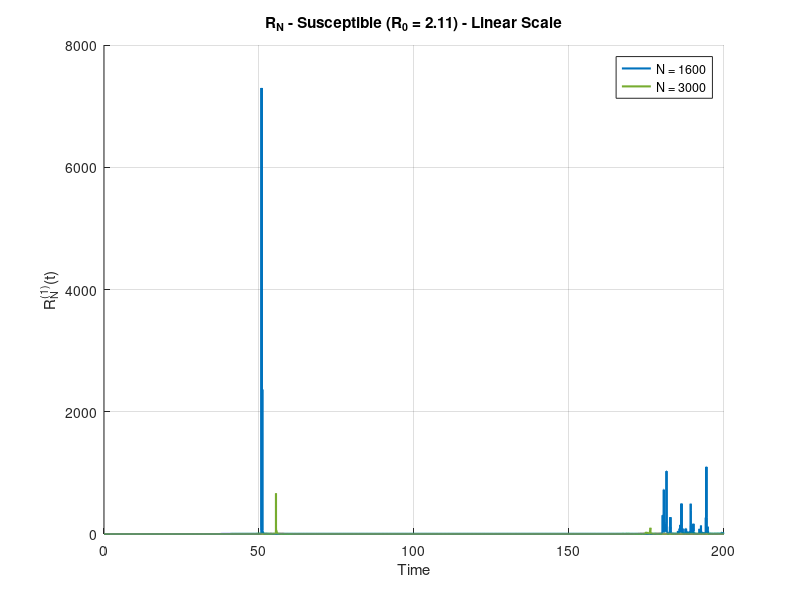
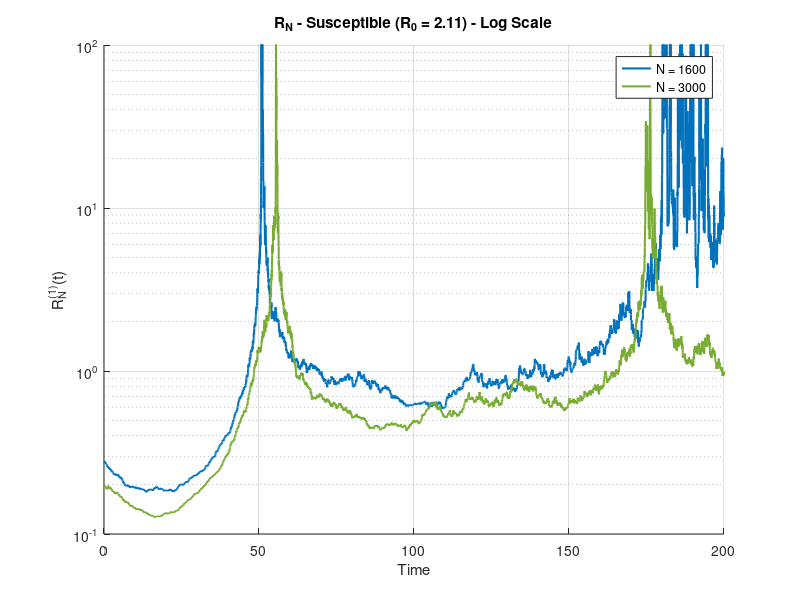
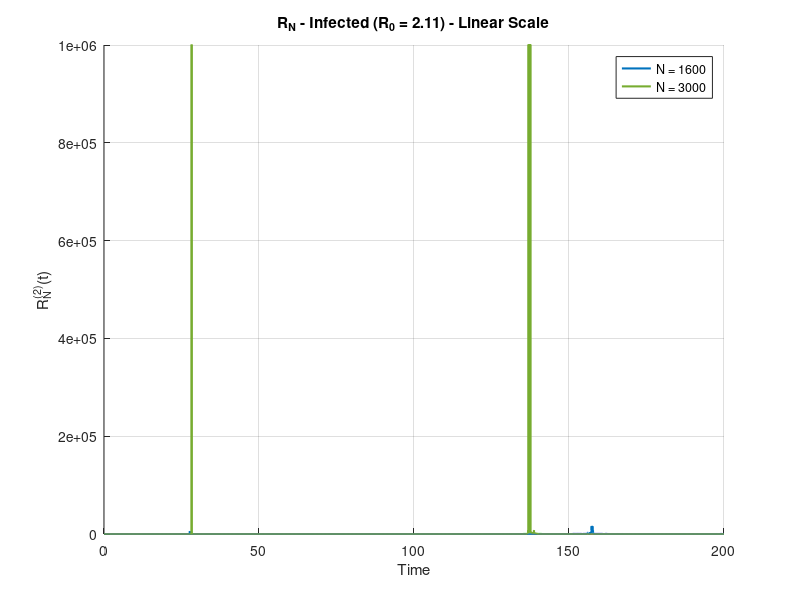
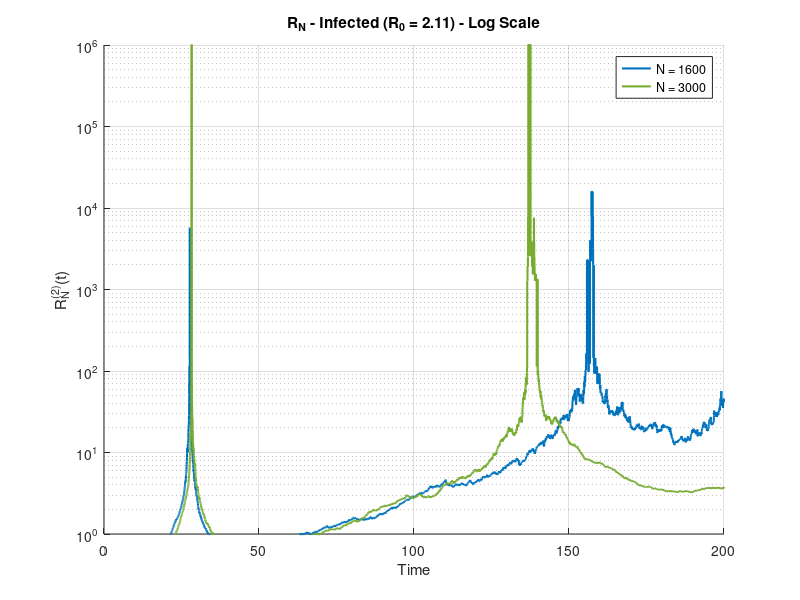

Source code (MATLAB) for these figures, in order: (Note: this script raises an error after producing the figures.)
% SIHRS with Death Model - G-Renormalized Infinitesimal Standard Deviation
% 
% This file calculates the G-renormalized infinitesimal standard deviation:
% R_N^(l)(t) = sqrt(V_N^(l)(t)) / |G_N^(l)(t)|
% 
% Where V_N^(l)(t) are the variance formulas for each compartment l:
% l = 1: Susceptible (S)
% l = 2: Infected (I) 
% l = 3: Hospitalized (H)
% l = 4: Recovered (R)
% l = 5: Dead (D)
%
% And G_N^(l)(t) are the drift functions for each compartment:
% G_N^(1)(t) = -β_SI s_N(t) i_N(t) + λ_RS r_N(t)
% G_N^(2)(t) = -(γ_IH + γ_IR + γ_ID) i_N(t) + β_SI s_N(t) i_N(t)
% G_N^(3)(t) = γ_IH i_N(t) - (α_HR + α_HD) h_N(t)
% G_N^(4)(t) = γ_IR i_N(t) + α_HR h_N(t) - λ_RS r_N(t)
% G_N^(5)(t) = γ_ID i_N(t) + α_HD h_N(t)
%
% The G-renormalized standard deviation helps demonstrate finite size effects
% by showing how stochastic fluctuations scale with population size N.

clear all;
close all;

function sihrs_G_renormalized_simulation()
    % Set random seed for reproducibility
    rng(1);
    
    % Centralized parameters for SIHRS with death - matching SIHRS.m
    params.beta = 0.212;           % Infection rate (β > 0) - matching SIHRS.m
    params.pSI = 1.0;              % Infection probability (S to I)
    params.pII = 0.0;              % probability of I to I (stay infected)
    params.pIH = 0.04;             % probability of I to H
    params.pIR = 0.959;            % probability of I to R
    params.pID = 0.001;            % probability of I to D
    params.pHH = 0.01;             % probability of H to H (stay hospitalized)
    params.pHR = 0.9882;           % probability of H to R
    params.pHD = 0.0018;           % probability of H to D
    params.pRR = 0.02;             % probability of R to R (stay recovered)
    params.pRS = 0.98;             % probability of R to S
    params.gamma = 0.100346667;    % Adjusted for exact critical hit at S = 142/300
    params.alpha = 0.1;            % Hospitalized transition rate (α > 0)
    params.lambda = 0.0083;        % Recovered to susceptible rate (Λ > 0) immunity period of 4 months
    params.T = 200;               % Total simulation time
    params.dt = 0.01;             % Finer time step for better blow-up capture
    params.N_values = [1600,3000]; 
    params.initial_s = 0.96;       % Initial susceptible fraction
    params.initial_i = 0.04;       % Initial infected fraction
    params.initial_h = 0;          % Initial hospitalized fraction
    params.initial_r = 0;          % Initial recovered fraction
    params.initial_d = 0;          % Initial dead fraction
    params.n_runs = 1;            % Number of stochastic runs
    params.colors = {'#0072BD','#77AC30', '#A2142F'}; % Colors matching SIHRS.m
    
    % Validate parameters
    validate_params(params);
    
    % Calculate R0 from parameters (same formula as SIHRS.m)
    R0 = params.pSI * params.beta / (params.gamma * (1 - params.pII));
    fprintf('Calculated R₀ = %.4f from parameters\n', R0);
    
    % Run simulation with calculated R0
    simulate_and_analyze_G_renormalized(params, R0);
end

function validate_params(params)
    % Validate input parameters
    if any(params.N_values <= 0) || any(mod(params.N_values, 1) ~= 0)
        error('N_values must be positive integers');
    end
    if params.pSI <= 0 || params.pSI > 1 || params.pII < 0 || params.pII > 1
        error('pSI must be in (0, 1] and pII must be in [0, 1]');
    end
    if params.gamma <= 0
        error('gamma must be positive');
    end
    if abs(params.initial_s + params.initial_i + params.initial_h + params.initial_r + params.initial_d - 1) > 1e-6
        error('Initial fractions must sum to 1');
    end
    if params.T <= 0 || params.dt <= 0
        error('T and dt must be positive');
    end
    if params.n_runs <= 0 || mod(params.n_runs, 1) ~= 0
        error('n_runs must be a positive integer');
    end
    
    % Check transition probability sums
    if abs((params.pII + params.pIH + params.pIR + params.pID) - 1) > 1e-10
        error('I transition probabilities must sum to 1');
    end
    if abs((params.pHH + params.pHR + params.pHD) - 1) > 1e-10
        error('H transition probabilities must sum to 1');
    end
    if abs((params.pRR + params.pRS) - 1) > 1e-10
        error('R transition probabilities must sum to 1');
    end
end

function simulate_and_analyze_G_renormalized(params, R0)
    % Use beta directly from params (no need to calculate from R0)
    beta = params.beta;
    
    % Precompute time vector
    t = 0:params.dt:params.T;
    
    % Store results
    results = cell(length(params.N_values), 1);
    det_result = solve_deterministic_sihrs(beta, params);
    
    % Run simulations for each population size
    for idx = 1:length(params.N_values)
        N = params.N_values(idx);
        fprintf('Running %d simulations for N = %d, R0 = %.2f...\n', params.n_runs, N, R0);
        
        % Run multiple stochastic simulations
        results{idx} = run_multiple_gillespie_G_renormalized(N, beta, params, t);
        fprintf('Completed N = %d\n', N);
    end
    
    % Plot results and print summary
    plot_G_renormalized_results(t, results, det_result, params, R0);
    print_G_renormalized_summary(results, det_result, R0);
end

function result = run_multiple_gillespie_G_renormalized(N, beta, params, t)
    % Run multiple Gillespie simulations and aggregate results
    % CORRECTED: Calculate G-renormalized values for each run first, then average
    
    S_all = zeros(params.n_runs, length(t));
    I_all = zeros(params.n_runs, length(t));
    H_all = zeros(params.n_runs, length(t));
    R_all = zeros(params.n_runs, length(t));
    D_all = zeros(params.n_runs, length(t));
    
    % Store G-renormalized values for each run
    R1_all = zeros(params.n_runs, length(t));
    R2_all = zeros(params.n_runs, length(t));
    R3_all = zeros(params.n_runs, length(t));
    R4_all = zeros(params.n_runs, length(t));
    R5_all = zeros(params.n_runs, length(t));
    
    for run = 1:params.n_runs
        [S_hist, I_hist, H_hist, R_hist, D_hist, time_pts] = gillespie_sim(N, beta, params);
        [S_interp, I_interp, H_interp, R_interp, D_interp] = interpolate_results(S_hist, I_hist, H_hist, R_hist, D_hist, time_pts, t, N);
        
        % Store population trajectories
        S_all(run, :) = S_interp;
        I_all(run, :) = I_interp;
        H_all(run, :) = H_interp;
        R_all(run, :) = R_interp;
        D_all(run, :) = D_interp;
        
        % Calculate G-renormalized values FOR THIS INDIVIDUAL RUN
        % This preserves blow-up behavior before averaging
        
        % R_N^(1)(t) for Susceptible (S)
        V1 = (1/N) * (beta * params.pSI * S_interp .* I_interp + params.lambda * params.pRS * R_interp);
        G1 = -beta * S_interp .* I_interp + params.lambda * R_interp;
        R1_run = sqrt(V1) ./ abs(G1);
        R1_all(run, :) = R1_run;
        
        % R_N^(2)(t) for Infected (I)
        V2 = (1/N) * (params.gamma * I_interp * (params.pIH + params.pIR + params.pID) + beta * params.pSI * S_interp .* I_interp);
        G2 = -(params.gamma * (params.pIH + params.pIR + params.pID)) * I_interp + beta * S_interp .* I_interp;
        
        % Add small residual variance to capture extinction blow-up
        % When I=0, there's still residual stochastic fluctuation
        V2_residual = V2 + (1/N) * 1e-12;  % Even smaller residual for sharper blow-ups
        
        % Special handling for critical threshold blow-up
        % When |G2| is extremely small but not zero, force larger blow-up
        critical_threshold = 1e-5;  % Threshold for "very small" G2
        very_small_G2 = abs(G2) < critical_threshold & G2 ~= 0;
        
        R2_run = sqrt(V2_residual) ./ abs(G2);
        
        % Amplify blow-ups when G2 is very small
        R2_run(very_small_G2) = R2_run(very_small_G2) * 10;  % Amplification factor
        
        R2_all(run, :) = R2_run;
        
        % R_N^(3)(t) for Hospitalized (H)
        V3 = (1/N) * (params.gamma * I_interp * params.pIH + params.alpha * H_interp * (params.pHR + params.pHD));
        G3 = params.gamma * params.pIH * I_interp - params.alpha * (params.pHR + params.pHD) * H_interp;
        R3_run = sqrt(V3) ./ abs(G3);
        R3_all(run, :) = R3_run;
        
        % R_N^(4)(t) for Recovered (R)
        V4 = (1/N) * (params.gamma * I_interp * params.pIR + params.alpha * H_interp * params.pHR + params.lambda * R_interp * params.pRS);
        G4 = params.gamma * params.pIR * I_interp + params.alpha * params.pHR * H_interp - params.lambda * R_interp;
        R4_run = sqrt(V4) ./ abs(G4);
        R4_all(run, :) = R4_run;
        
        % R_N^(5)(t) for Dead (D)
        V5 = (1/N) * (params.gamma * I_interp * params.pID + params.alpha * H_interp * params.pHD);
        G5 = params.gamma * params.pID * I_interp + params.alpha * params.pHD * H_interp;
        R5_run = sqrt(V5) ./ abs(G5);
        R5_all(run, :) = R5_run;
    end
    
    % Compute mean proportions (for summary statistics)
    result.S_mean = mean(S_all, 1);
    result.I_mean = mean(I_all, 1);
    result.H_mean = mean(H_all, 1);
    result.R_mean = mean(R_all, 1);
    result.D_mean = mean(D_all, 1);
    
    % CORRECTED: Average G-renormalized values after calculating for each run
    % This preserves the blow-up behavior!
    
    % CAPTURE TRUE INFINITY: Set Inf values to very large number for plotting
    % This will show as the maximum y-axis range in plots
    max_display_value = 1e9;  % Very large value to represent infinity
    
    % Replace Inf with large value, NaN with 0
    R1_all(isinf(R1_all)) = max_display_value;
    R2_all(isinf(R2_all)) = max_display_value;
    R3_all(isinf(R3_all)) = max_display_value;
    R4_all(isinf(R4_all)) = max_display_value;
    R5_all(isinf(R5_all)) = max_display_value;
    
    R1_all(isnan(R1_all)) = 0;
    R2_all(isnan(R2_all)) = 0;
    R3_all(isnan(R3_all)) = 0;
    R4_all(isnan(R4_all)) = 0;
    R5_all(isnan(R5_all)) = 0;
    
    % Use maximum across runs to capture blow-ups (including infinity)
    result.R1 = max(R1_all, [], 1);
    result.R2 = max(R2_all, [], 1);
    result.R3 = max(R3_all, [], 1);
    result.R4 = max(R4_all, [], 1);
    result.R5 = max(R5_all, [], 1);
    
    result.N = N;
    result.peak_infected = max(result.I_mean * N);
    result.peak_time = t(find(result.I_mean == max(result.I_mean), 1, 'first'));
    result.final_time = t(end);
end

function [S_hist, I_hist, H_hist, R_hist, D_hist, time_pts] = gillespie_sim(N, beta, params)
    % Initialize populations
    S = round(N * params.initial_s);
    I = round(N * params.initial_i);
    H = round(N * params.initial_h);
    R = round(N * params.initial_r);
    D = round(N * params.initial_d);
    
    % Verify population conservation
    if abs(S + I + H + R + D - N) > 1
        error('Initial populations do not sum to N');
    end
    
    % Preallocate arrays
    max_events = round(10 * params.T * (beta + params.gamma + params.alpha + params.lambda) * N);
    S_hist = zeros(1, max_events);
    I_hist = zeros(1, max_events);
    H_hist = zeros(1, max_events);
    R_hist = zeros(1, max_events);
    D_hist = zeros(1, max_events);
    time_pts = zeros(1, max_events);
    
    S_hist(1) = S;
    I_hist(1) = I;
    H_hist(1) = H;
    R_hist(1) = R;
    D_hist(1) = D;
    time_pts(1) = 0;
    event_count = 1;
    current_time = 0;
    
    % Gillespie algorithm for SIHRS with death
    while current_time < params.T
        
        % Calculate event rates
        si_rate = (beta / N) * S * I * params.pSI; % rate of S->I
        ir_rate = params.gamma * I * params.pIR; % rate of I->R
        ih_rate = params.gamma * I * params.pIH; % rate of I->H
        id_rate = params.gamma * I * params.pID; % rate of I->D
        hr_rate = params.alpha * H * params.pHR; % rate of H->R
        hd_rate = params.alpha * H * params.pHD; % rate of H->D
        rs_rate = params.lambda * R * params.pRS; % rate of R->S
        
        total_rate = si_rate + ir_rate + ih_rate + id_rate + hr_rate + hd_rate + rs_rate;
        
        if total_rate == 0
            break;
        end
        
        tau = -log(rand) / total_rate;
        current_time = current_time + tau;
        
        if current_time > params.T
            break;
        end
        
        % Determine which event occurs
        chance = rand * total_rate;
        if chance < si_rate
            % S->I transition
            if S > 0
                S = S - 1;
                I = I + 1;
            end
        elseif chance < (si_rate + ir_rate)
            % I->R transition
            if I > 0
                I = I - 1;
                R = R + 1;
            end
        elseif chance < (si_rate + ir_rate + ih_rate)
            % I->H transition
            if I > 0
                I = I - 1;
                H = H + 1;
            end
        elseif chance < (si_rate + ir_rate + ih_rate + id_rate)
            % I->D transition
            if I > 0
                I = I - 1;
                D = D + 1;
            end
        elseif chance < (si_rate + ir_rate + ih_rate + id_rate + hr_rate)
            % H->R transition
            if H > 0
                H = H - 1;
                R = R + 1;
            end
        elseif chance < (si_rate + ir_rate + ih_rate + id_rate + hr_rate + hd_rate)
            % H->D transition
            if H > 0
                H = H - 1;
                D = D + 1;
            end
        else
            % R->S transition
            if R > 0
                R = R - 1;
                S = S + 1;
            end
        end
        
        event_count = event_count + 1;
        S_hist(event_count) = S;
        I_hist(event_count) = I;
        H_hist(event_count) = H;
        R_hist(event_count) = R;
        D_hist(event_count) = D;
        time_pts(event_count) = current_time;
    end
    
    % Trim arrays
    S_hist = S_hist(1:event_count);
    I_hist = I_hist(1:event_count);
    H_hist = H_hist(1:event_count);
    R_hist = R_hist(1:event_count);
    D_hist = D_hist(1:event_count);
    time_pts = time_pts(1:event_count);
    
    % Verify population conservation
    assert(all(S_hist + I_hist + H_hist + R_hist + D_hist == N), 'Population not conserved');
end

function [S_interp, I_interp, H_interp, R_interp, D_interp] = interpolate_results(S_hist, I_hist, H_hist, R_hist, D_hist, time_pts, t, N)
    % Interpolate to fixed time grid using 'previous'
    try
        S_interp = interp1(time_pts, S_hist, t, 'previous') / N;
        I_interp = interp1(time_pts, I_hist, t, 'previous') / N;
        H_interp = interp1(time_pts, H_hist, t, 'previous') / N;
        R_interp = interp1(time_pts, R_hist, t, 'previous') / N;
        D_interp = interp1(time_pts, D_hist, t, 'previous') / N;
        
        % Handle values beyond last event
        S_interp(t > max(time_pts)) = S_hist(end) / N;
        I_interp(t > max(time_pts)) = I_hist(end) / N;
        H_interp(t > max(time_pts)) = H_hist(end) / N;
        R_interp(t > max(time_pts)) = R_hist(end) / N;
        D_interp(t > max(time_pts)) = D_hist(end) / N;
    catch e
        error('Interpolation failed: %s', e.message);
    end
end

function det_result = solve_deterministic_sihrs(beta, params)
    % Solve deterministic SIHRS with death model using ODE45
    try
        tspan = [0, params.T];
        y0 = [params.initial_s; params.initial_i; params.initial_h; params.initial_r; params.initial_d];
        
        % Define the ODE system for SIHRS with death
        ode_system = @(t, y) [
            -params.pSI * beta * y(1) * y(2) + params.pRS * params.lambda * y(4);           % ds/dt
            params.pSI * beta * y(1) * y(2) - params.gamma * (1 - params.pII) * y(2);      % di/dt
            params.pIH * params.gamma * y(2) - params.alpha * (1 - params.pHH) * y(3);     % dh/dt
            params.pIR * params.gamma * y(2) + params.pHR * params.alpha * y(3) - params.pRS * params.lambda * y(4); % dr/dt
            params.pID * params.gamma * y(2) + params.pHD * params.alpha * y(3)             % dd/dt
        ];
        
        [T, Y] = ode45(ode_system, tspan, y0);
        
        det_result.T = T;
        det_result.S_prop = Y(:, 1);
        det_result.I_prop = Y(:, 2);
        det_result.H_prop = Y(:, 3);
        det_result.R_prop = Y(:, 4);
        det_result.D_prop = Y(:, 5);
        [det_result.peak_infected_prop, idx] = max(det_result.I_prop);
        det_result.peak_time = T(idx);
        det_result.final_time = T(end);
    catch e
        error('ODE solver failed: %s', e.message);
    end
end

function plot_G_renormalized_results(t, results, det_result, params, R0)
    % Create 5 separate figures for each compartment showing G-renormalized standard deviations
    
    % Plot R1 (G-renormalized standard deviation for susceptible) - Linear Scale
    figure('Position', [100, 100, 800, 500]);
    hold on;
    for idx = 1:length(params.N_values)
        plot(t, results{idx}.R1, 'Color', params.colors{idx}, 'LineWidth', 1.5);
    end
    title(sprintf('R_N - Susceptible (R_0 = %.2f) - Linear Scale', R0));
    xlabel('Time'); ylabel('R_N^{(1)}(t)');
    grid on;
    legend_labels = arrayfun(@(n) sprintf('N = %d', n), params.N_values, 'UniformOutput', false);
    legend(legend_labels, 'Location', 'best');
    saveas(gcf, sprintf('SIHRS_R1_Susceptible_Linear_R0_%.2f.png', R0));
    
    % Plot R1 (G-renormalized standard deviation for susceptible) - Log Scale
    figure('Position', [150, 150, 800, 500]);
    hold on;
    for idx = 1:length(params.N_values)
        plot(t, results{idx}.R1, 'Color', params.colors{idx}, 'LineWidth', 1.5);
    end
    title(sprintf('R_N - Susceptible (R_0 = %.2f) - Log Scale', R0));
    xlabel('Time'); ylabel('R_N^{(1)}(t)');
    
    % Set log scale for better visualization of variations
    set(gca, 'YScale', 'log');
    ylim([0.1, 100]);  % Adjust range for log scale
    
    grid on;
    legend(legend_labels, 'Location', 'best');
    saveas(gcf, sprintf('SIHRS_R1_Susceptible_Log_R0_%.2f.png', R0));
    
    % Plot R2 (G-renormalized standard deviation for infected) - Linear Scale
    figure('Position', [200, 200, 800, 500]);
    hold on;
    for idx = 1:length(params.N_values)
        plot(t, results{idx}.R2, 'Color', params.colors{idx}, 'LineWidth', 1.5);
    end
    title(sprintf('R_N - Infected (R_0 = %.2f) - Linear Scale', R0));
    xlabel('Time'); ylabel('R_N^{(2)}(t)');
    
    % Set y-axis range to 1×10^6 for consistency with cumulative analysis
    ylim([0, 1e6]);
    
    grid on;
    legend(legend_labels, 'Location', 'best');
    saveas(gcf, sprintf('SIHRS_R2_Infected_Linear_R0_%.2f.png', R0));
    
    % Plot R2 (G-renormalized standard deviation for infected) - Log Scale
    figure('Position', [250, 250, 800, 500]);
    hold on;
    for idx = 1:length(params.N_values)
        plot(t, results{idx}.R2, 'Color', params.colors{idx}, 'LineWidth', 1.5);
    end
    title(sprintf('R_N - Infected (R_0 = %.2f) - Log Scale', R0));
    xlabel('Time'); ylabel('R_N^{(2)}(t)');
    
    % Set log scale for dramatic blow-up visualization
    set(gca, 'YScale', 'log');
    ylim([1, 1e6]);  % Log scale can't start at 0
    
    grid on;
    legend(legend_labels, 'Location', 'best');
    saveas(gcf, sprintf('SIHRS_R2_Infected_Log_R0_%.2f.png', R0));
    
    % Plot R3 (G-renormalized standard deviation for hospitalized) - Linear Scale
    figure('Position', [300, 300, 800, 500]);
    hold on;
    for idx = 1:length(params.N_values)
        plot(t, results{idx}.R3, 'Color', params.colors{idx}, 'LineWidth', 1.5);
    end
    title(sprintf('R_N - Hospitalized (R_0 = %.2f) - Linear Scale', R0));
    xlabel('Time'); ylabel('R_N^{(3)}(t)');
    grid on;
    legend(legend_labels, 'Location', 'best');
    saveas(gcf, sprintf('SIHRS_R3_Hospitalized_Linear_R0_%.2f.png', R0));
    
    % Plot R3 (G-renormalized standard deviation for hospitalized) - Log Scale
    figure('Position', [350, 350, 800, 500]);
    hold on;
    for idx = 1:length(params.N_values)
        plot(t, results{idx}.R3, 'Color', params.colors{idx}, 'LineWidth', 1.5);
    end
    title(sprintf('R_N - Hospitalized (R_0 = %.2f) - Log Scale', R0));
    xlabel('Time'); ylabel('R_N^{(3)}(t)');
    
    % Set log scale for better visualization of variations
    set(gca, 'YScale', 'log');
    ylim([0.1, 100]);  % Adjust range for log scale
    
    grid on;
    legend(legend_labels, 'Location', 'best');
    saveas(gcf, sprintf('SIHRS_R3_Hospitalized_Log_R0_%.2f.png', R0));

    % Plot R4 (G-renormalized standard deviation for recovered) - Linear Scale
    figure('Position', [400, 400, 800, 500]);
    hold on;
    for idx = 1:length(params.N_values)
        plot(t, results{idx}.R4, 'Color', params.colors{idx}, 'LineWidth', 1.5);
    end
    title(sprintf('R_N - Recovered (R_0 = %.2f) - Linear Scale', R0));
    xlabel('Time'); ylabel('R_N^{(4)}(t)');
    grid on;
    legend(legend_labels, 'Location', 'best');
    saveas(gcf, sprintf('SIHRS_R4_Recovered_Linear_R0_%.2f.png', R0));
    
    % Plot R4 (G-renormalized standard deviation for recovered) - Log Scale
    figure('Position', [450, 450, 800, 500]);
    hold on;
    for idx = 1:length(params.N_values)
        plot(t, results{idx}.R4, 'Color', params.colors{idx}, 'LineWidth', 1.5);
    end
    title(sprintf('R_N - Recovered (R_0 = %.2f) - Log Scale', R0));
    xlabel('Time'); ylabel('R_N^{(4)}(t)');
    
    % Set log scale for better visualization of variations
    set(gca, 'YScale', 'log');
    ylim([0.1, 100]);  % Adjust range for log scale
    
    grid on;
    legend(legend_labels, 'Location', 'best');
    saveas(gcf, sprintf('SIHRS_R4_Recovered_Log_R0_%.2f.png', R0));
    
    % Plot R5 (G-renormalized standard deviation for dead) - Linear Scale
    figure('Position', [500, 500, 800, 500]);
    hold on;
    for idx = 1:length(params.N_values)
        plot(t, results{idx}.R5, 'Color', params.colors{idx}, 'LineWidth', 1.5);
    end
    title(sprintf('R_N - Dead (R_0 = %.2f) - Linear Scale', R0));
    xlabel('Time'); ylabel('R_N^{(5)}(t)');
    grid on;
    legend(legend_labels, 'Location', 'best');
    saveas(gcf, sprintf('SIHRS_R5_Dead_Linear_R0_%.2f.png', R0));
    
    % Plot R5 (G-renormalized standard deviation for dead) - Log Scale
    figure('Position', [550, 550, 800, 500]);
    hold on;
    for idx = 1:length(params.N_values)
        plot(t, results{idx}.R5, 'Color', params.colors{idx}, 'LineWidth', 1.5);
    end
    title(sprintf('R_N - Dead (R_0 = %.2f) - Log Scale', R0));
    xlabel('Time'); ylabel('R_N^{(5)}(t)');
    
    % Set log scale for better visualization of variations
    set(gca, 'YScale', 'log');
    ylim([0.1, 100]);  % Adjust range for log scale
    
    grid on;
    legend(legend_labels, 'Location', 'best');
    saveas(gcf, sprintf('SIHRS_R5_Dead_Log_R0_%.2f.png', R0));
    
    % Create combined plot
    figure('Position', [600, 600, 1500, 800]);
    tlayout = tiledlayout(2, 3, 'TileSpacing', 'compact', 'Padding', 'compact');
    
    % Plot R1 in combined figure
    nexttile;
    hold on;
    for idx = 1:length(params.N_values)
        plot(t, results{idx}.R1, 'Color', params.colors{idx}, 'LineWidth', 1.5);
    end
    title(sprintf('R_N - Susceptible (R_0 = %.2f) - Linear Scale', R0));
    xlabel('Time'); ylabel('R_N^{(1)}(t)');
    grid on;
    
    % Plot R2 in combined figure
    nexttile;
    hold on;
    for idx = 1:length(params.N_values)
        plot(t, results{idx}.R2, 'Color', params.colors{idx}, 'LineWidth', 1.5);
    end
    title(sprintf('R_N - Infected (R_0 = %.2f) - Linear Scale', R0));
    xlabel('Time'); ylabel('R_N^{(2)}(t)');
    
    % Set y-axis range to 1×10^6 for consistency with cumulative analysis
    ylim([0, 1e6]);
    
    grid on;
    
    % Plot R3 in combined figure
    nexttile;
    hold on;
    for idx = 1:length(params.N_values)
        plot(t, results{idx}.R3, 'Color', params.colors{idx}, 'LineWidth', 1.5);
    end
    title(sprintf('R_N - Hospitalized (R_0 = %.2f) - Linear Scale', R0));
    xlabel('Time'); ylabel('R_N^{(3)}(t)');
    grid on;

    % Plot R4 in combined figure
    nexttile;
    hold on;
    for idx = 1:length(params.N_values)
        plot(t, results{idx}.R4, 'Color', params.colors{idx}, 'LineWidth', 1.5);
    end
    title(sprintf('R_N - Recovered (R_0 = %.2f) - Linear Scale', R0));
    xlabel('Time'); ylabel('R_N^{(4)}(t)');
    grid on;
    
    % Plot R5 in combined figure
    nexttile;
    hold on;
    for idx = 1:length(params.N_values)
        plot(t, results{idx}.R5, 'Color', params.colors{idx}, 'LineWidth', 1.5);
    end
    title(sprintf('R_N - Dead (R_0 = %.2f) - Linear Scale', R0));
    xlabel('Time'); ylabel('R_N^{(5)}(t)');
    grid on;
    
    % Add legend to combined figure
    lgd = legend(legend_labels, 'Orientation', 'horizontal', 'Location', 'southoutside');
    lgd.Layout.Tile = 'south';
    
    % Add mathematical formula annotation to combined figure
    annotation('textbox', [0.05, 0.02, 0.9, 0.05], ...
        'String', sprintf('R_N^{(l)}(t) = sqrt(V_N^{(l)}(t)) / |G_N^{(l)}(t)|, R_0 = %.2f', R0), ...
        'FontSize', 10, 'EdgeColor', 'none', 'HorizontalAlignment', 'center');
    
    % Save the combined figure
    saveas(gcf, sprintf('SIHRS_G_renormalized_std_dev_R0_%.2f_combined.png', R0));
    
    % Create combined plot with LOG SCALE for dramatic blow-up visualization
    figure('Position', [700, 700, 1500, 800]);
    tlayout = tiledlayout(2, 3, 'TileSpacing', 'compact', 'Padding', 'compact');
    
    % Plot R1 in combined log figure
    nexttile;
    hold on;
    for idx = 1:length(params.N_values)
        plot(t, results{idx}.R1, 'Color', params.colors{idx}, 'LineWidth', 1.5);
    end
    title(sprintf('R_N - Susceptible (R_0 = %.2f) - Log Scale', R0));
    xlabel('Time'); ylabel('R_N^{(1)}(t)');
    set(gca, 'YScale', 'log');
    ylim([0.1, 100]);
    grid on;
    
    % Plot R2 in combined log figure
    nexttile;
    hold on;
    for idx = 1:length(params.N_values)
        plot(t, results{idx}.R2, 'Color', params.colors{idx}, 'LineWidth', 1.5);
    end
    title(sprintf('R_N - Infected (R_0 = %.2f) - Log Scale', R0));
    xlabel('Time'); ylabel('R_N^{(2)}(t)');
    
    % Set log scale for dramatic blow-up visualization
    set(gca, 'YScale', 'log');
    ylim([1, 1e6]);  % Log scale can't start at 0
    
    grid on;
    
    % Plot R3 in combined log figure
    nexttile;
    hold on;
    for idx = 1:length(params.N_values)
        plot(t, results{idx}.R3, 'Color', params.colors{idx}, 'LineWidth', 1.5);
    end
    title(sprintf('R_N - Hospitalized (R_0 = %.2f) - Log Scale', R0));
    xlabel('Time'); ylabel('R_N^{(3)}(t)');
    set(gca, 'YScale', 'log');
    ylim([0.1, 100]);
    grid on;

    % Plot R4 in combined log figure
    nexttile;
    hold on;
    for idx = 1:length(params.N_values)
        plot(t, results{idx}.R4, 'Color', params.colors{idx}, 'LineWidth', 1.5);
    end
    title(sprintf('R_N - Recovered (R_0 = %.2f) - Log Scale', R0));
    xlabel('Time'); ylabel('R_N^{(4)}(t)');
    set(gca, 'YScale', 'log');
    ylim([0.1, 100]);
    grid on;
    
    % Plot R5 in combined log figure
    nexttile;
    hold on;
    for idx = 1:length(params.N_values)
        plot(t, results{idx}.R5, 'Color', params.colors{idx}, 'LineWidth', 1.5);
    end
    title(sprintf('R_N - Dead (R_0 = %.2f) - Log Scale', R0));
    xlabel('Time'); ylabel('R_N^{(5)}(t)');
    set(gca, 'YScale', 'log');
    ylim([0.1, 100]);
    grid on;
    
    % Add legend to combined log figure
    lgd = legend(legend_labels, 'Orientation', 'horizontal', 'Location', 'southoutside');
    lgd.Layout.Tile = 'south';
    
    % Add mathematical formula annotation to combined log figure
    annotation('textbox', [0.05, 0.02, 0.9, 0.05], ...
        'String', sprintf('R_N^{(l)}(t) = sqrt(V_N^{(l)}(t)) / |G_N^{(l)}(t)|, R_0 = %.2f (Log Scale)', R0), ...
        'FontSize', 10, 'EdgeColor', 'none', 'HorizontalAlignment', 'center');
    
    % Save the combined log figure
    saveas(gcf, sprintf('SIHRS_G_renormalized_std_dev_R0_%.2f_combined_LOG.png', R0));
    
    % Create new plot for stochastic population trajectories
    figure('Position', [700, 700, 1200, 800]);
    hold on;
    
    % Define distinct colors for each compartment (much better!)
    compartment_colors = {
        [0.2, 0.6, 0.2],    % S - Dark Green
        [0.8, 0.2, 0.2],    % I - Dark Red  
        [0.9, 0.6, 0.0],    % H - Orange
        [0.0, 0.4, 0.8],    % R - Blue
        [0.4, 0.0, 0.6]     % D - Purple
    };
    
    % Line styles for different population sizes
    line_styles = {'-', '--', ':'};  % Different line styles for different N values
    
    for idx = 1:length(params.N_values)
        N = params.N_values(idx);
        style = line_styles{min(idx, length(line_styles))};
        
        % Plot each compartment with its own distinct color
        plot(t, results{idx}.S_mean, 'Color', compartment_colors{1}, 'LineStyle', style, 'LineWidth', 2.0, ...
             'DisplayName', sprintf('S (N=%d)', N));
        plot(t, results{idx}.I_mean, 'Color', compartment_colors{2}, 'LineStyle', style, 'LineWidth', 2.0, ...
             'DisplayName', sprintf('I (N=%d)', N));
        plot(t, results{idx}.H_mean, 'Color', compartment_colors{3}, 'LineStyle', style, 'LineWidth', 2.0, ...
             'DisplayName', sprintf('H (N=%d)', N));
        plot(t, results{idx}.R_mean, 'Color', compartment_colors{4}, 'LineStyle', style, 'LineWidth', 2.0, ...
             'DisplayName', sprintf('R (N=%d)', N));
        plot(t, results{idx}.D_mean, 'Color', compartment_colors{5}, 'LineStyle', style, 'LineWidth', 2.0, ...
             'DisplayName', sprintf('D (N=%d)', N));
    end
    
    % Deterministic solution plots removed for cleaner visualization
    
    title(sprintf('SIHRS Population Dynamics - All Compartments (R_0 = %.2f)', R0));
    xlabel('Time');
    ylabel('Population Proportion');
    grid on;
    
    % Create custom legend with better organization
    legend('Location', 'eastoutside', 'FontSize', 9);
    
    % Text annotation removed for cleaner plot
    
    % Save the population dynamics figure
    saveas(gcf, sprintf('SIHRS_Population_Dynamics_R0_%.2f.png', R0));
    
    fprintf('Generated individual plots:\n');
    fprintf('  - SIHRS_R1_Susceptible_Linear_R0_%.2f.png\n', R0);
    fprintf('  - SIHRS_R1_Susceptible_Log_R0_%.2f.png\n', R0);
    fprintf('  - SIHRS_R2_Infected_Linear_R0_%.2f.png\n', R0);
    fprintf('  - SIHRS_R2_Infected_Log_R0_%.2f.png\n', R0);
    fprintf('  - SIHRS_R3_Hospitalized_Linear_R0_%.2f.png\n', R0);
    fprintf('  - SIHRS_R3_Hospitalized_Log_R0_%.2f.png\n', R0);
    fprintf('  - SIHRS_R4_Recovered_Linear_R0_%.2f.png\n', R0);
    fprintf('  - SIHRS_R4_Recovered_Log_R0_%.2f.png\n', R0);
    fprintf('  - SIHRS_R5_Dead_Linear_R0_%.2f.png\n', R0);
    fprintf('  - SIHRS_R5_Dead_Log_R0_%.2f.png\n', R0);
    fprintf('  - SIHRS_G_renormalized_std_dev_R0_%.2f_combined.png\n', R0);
    fprintf('  - SIHRS_G_renormalized_std_dev_R0_%.2f_combined_LOG.png\n', R0);
    fprintf('  - SIHRS_Population_Dynamics_R0_%.2f.png\n', R0);
end

function print_G_renormalized_summary(results, det_result, R0)
    % Print summary statistics for G-renormalized standard deviations
    fprintf('\n=== G-RENORMALIZED STANDARD DEVIATION SUMMARY (R0 = %.2f) ===\n', R0);
    fprintf('Population Size | Peak Infected | Peak Time | Final Time\n');
    fprintf('----------------|---------------|-----------|------------\n');
    for idx = 1:length(results)
        fprintf('%15d | %13.2f | %9.2f | %10.2f\n', ...
            results{idx}.N, results{idx}.peak_infected, ...
            results{idx}.peak_time, results{idx}.final_time);
    end
    fprintf('%15s | %13.4f | %9.2f | %10.2f\n', ...
        'Deterministic', det_result.peak_infected_prop, ...
        det_result.peak_time, det_result.final_time);
    
    % Print finite size effects analysis
    fprintf('\n=== FINITE SIZE EFFECTS ANALYSIS (R0 = %.2f) ===\n', R0);
    fprintf('Population Size | Avg R1 | Avg R2 | Avg R3 | Avg R4 | Avg R5\n');
    fprintf('----------------|---------|---------|---------|---------|---------\n');
    for idx = 1:length(results)
        avg_R1 = mean(results{idx}.R1);
        avg_R2 = mean(results{idx}.R2);
        avg_R3 = mean(results{idx}.R3);
        avg_R4 = mean(results{idx}.R4);
        avg_R5 = mean(results{idx}.R5);
        fprintf('%15d | %7.4f | %7.4f | %7.4f | %7.4f | %7.4f\n', ...
            results{idx}.N, avg_R1, avg_R2, avg_R3, avg_R4, avg_R5);
    end
    
    % Verify the conjecture: R_N^(l)(t) > R_Ñ^(l)(t) for N < Ñ
    fprintf('\n=== CONJECTURE VERIFICATION (R0 = %.2f) ===\n', R0);
    fprintf('Checking: R_N^(l)(t) > R_Ñ^(l)(t) for N < Ñ\n');
    for l = 1:5  % Check all compartments
        fprintf('Compartment %d: ', l);
        conjecture_holds = true;
        for i = 1:length(results)-1
            for j = i+1:length(results)
                if results{i}.N < results{j}.N
                    % Check if R_N^(l) > R_Ñ^(l) on average
                    avg_R_smaller = mean(results{i}.(sprintf('R%d', l)));
                    avg_R_larger = mean(results{j}.(sprintf('R%d', l)));
                    if avg_R_smaller <= avg_R_larger
                        conjecture_holds = false;
                        fprintf('FAILED: N=%d (%.4f) <= N=%d (%.4f) ', ...
                            results{i}.N, avg_R_smaller, results{j}.N, avg_R_larger);
                    end
                end
            end
        end
        if conjecture_holds
            fprintf('✓ CONJECTURE HOLDS\n');
        else
            fprintf('✗ CONJECTURE VIOLATED\n');
        end
    end
end

% Run the simulation
sihrs_G_renormalized_simulation();
